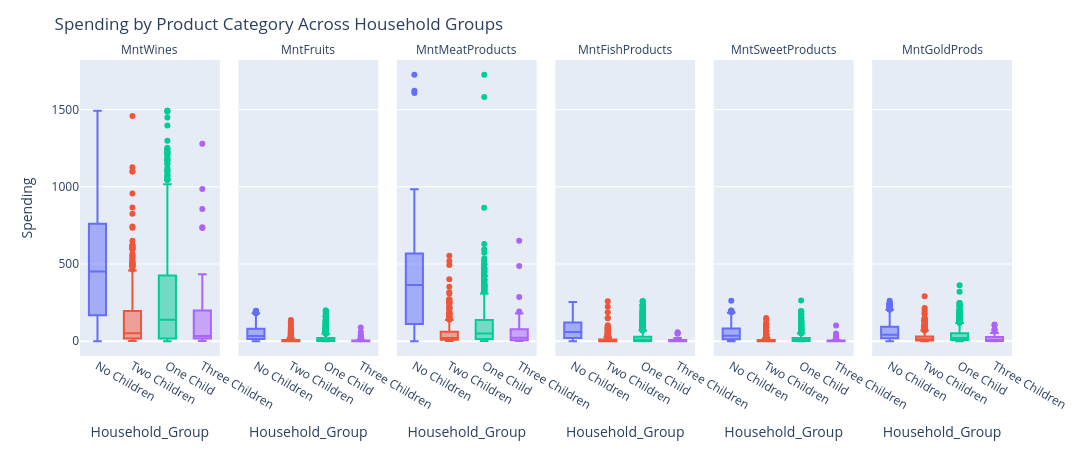

Notebook code for this chart:
### Code cell
import plotly.express as px

df_long_rq2 = df_rq2.melt(
    id_vars='Household_Group',
    value_vars=spending_cols,
    var_name='Product',
    value_name='Spending'
)

fig = px.box(
    df_long_rq2,
    x='Household_Group',
    y='Spending',
    color='Household_Group',
    facet_col='Product',
    points='outliers'
)

fig.update_layout(
    title='Spending by Product Category Across Household Groups',
    height=450,
    width=1100,
    showlegend=False
)

fig.for_each_annotation(lambda a: a.update(text=a.text.replace("Product=", "")))
fig.show()

### Figure 1 — Plotly figure (JSON) as saved in the notebook; plotly's stock layout.template omitted (floating-point values rounded to 4 significant figures; data arrays with more than 128 entries replaced by an {"elided": "..."} marker saying what was removed)
{"data": [{"alignmentgroup": "True", "boxpoints": "outliers", "hovertemplate": "Household_Group=%{x}<br>Product=MntWines<br>Spending=%{y}<extra></extra>", "legendgroup": "No Children", "marker": {"color": "#636efa"}, "name": "No Children", "notched": false, "offsetgroup": "No Children", "orientation": "v", "showlegend": true, "type": "box", "x": {"elided": "638 str values"}, "x0": " ", "xaxis": "x", "y": {"elided": "638 int values"}, "y0": " ", "yaxis": "y"}, {"alignmentgroup": "True", "boxpoints": "outliers", "hovertemplate": "Household_Group=%{x}<br>Product=MntFruits<br>Spending=%{y}<extra></extra>", "legendgroup": "No Children", "marker": {"color": "#636efa"}, "name": "No Children", "notched": false, "offsetgroup": "No Children", "orientation": "v", "showlegend": false, "type": "box", "x": {"elided": "638 str values"}, "x0": " ", "xaxis": "x2", "y": {"elided": "638 int values"}, "y0": " ", "yaxis": "y2"}, {"alignmentgroup": "True", "boxpoints": "outliers", "hovertemplate": "Household_Group=%{x}<br>Product=MntMeatProducts<br>Spending=%{y}<extra></extra>", "legendgroup": "No Children", "marker": {"color": "#636efa"}, "name": "No Children", "notched": false, "offsetgroup": "No Children", "orientation": "v", "showlegend": false, "type": "box", "x": {"elided": "638 str values"}, "x0": " ", "xaxis": "x3", "y": {"elided": "638 int values"}, "y0": " ", "yaxis": "y3"}, {"alignmentgroup": "True", "boxpoints": "outliers", "hovertemplate": "Household_Group=%{x}<br>Product=MntFishProducts<br>Spending=%{y}<extra></extra>", "legendgroup": "No Children", "marker": {"color": "#636efa"}, "name": "No Children", "notched": false, "offsetgroup": "No Children", "orientation": "v", "showlegend": false, "type": "box", "x": {"elided": "638 str values"}, "x0": " ", "xaxis": "x4", "y": {"elided": "638 int values"}, "y0": " ", "yaxis": "y4"}, {"alignmentgroup": "True", "boxpoints": "outliers", "hovertemplate": "Household_Group=%{x}<br>Product=MntSweetProducts<br>Spending=%{y}<extra></extra>", "legendgroup": "No Children", "marker": {"color": "#636efa"}, "name": "No Children", "notched": false, "offsetgroup": "No Children", "orientation": "v", "showlegend": false, "type": "box", "x": {"elided": "638 str values"}, "x0": " ", "xaxis": "x5", "y": {"elided": "638 int values"}, "y0": " ", "yaxis": "y5"}, {"alignmentgroup": "True", "boxpoints": "outliers", "hovertemplate": "Household_Group=%{x}<br>Product=MntGoldProds<br>Spending=%{y}<extra></extra>", "legendgroup": "No Children", "marker": {"color": "#636efa"}, "name": "No Children", "notched": false, "offsetgroup": "No Children", "orientation": "v", "showlegend": false, "type": "box", "x": {"elided": "638 str values"}, "x0": " ", "xaxis": "x6", "y": {"elided": "638 int values"}, "y0": " ", "yaxis": "y6"}, {"alignmentgroup": "True", "boxpoints": "outliers", "hovertemplate": "Household_Group=%{x}<br>Product=MntWines<br>Spending=%{y}<extra></extra>", "legendgroup": "Two Children", "marker": {"color": "#EF553B"}, "name": "Two Children", "notched": false, "offsetgroup": "Two Children", "orientation": "v", "showlegend": true, "type": "box", "x": {"elided": "421 str values"}, "x0": " ", "xaxis": "x", "y": {"elided": "421 int values"}, "y0": " ", "yaxis": "y"}, {"alignmentgroup": "True", "boxpoints": "outliers", "hovertemplate": "Household_Group=%{x}<br>Product=MntFruits<br>Spending=%{y}<extra></extra>", "legendgroup": "Two Children", "marker": {"color": "#EF553B"}, "name": "Two Children", "notched": false, "offsetgroup": "Two Children", "orientation": "v", "showlegend": false, "type": "box", "x": {"elided": "421 str values"}, "x0": " ", "xaxis": "x2", "y": {"elided": "421 int values"}, "y0": " ", "yaxis": "y2"}, {"alignmentgroup": "True", "boxpoints": "outliers", "hovertemplate": "Household_Group=%{x}<br>Product=MntMeatProducts<br>Spending=%{y}<extra></extra>", "legendgroup": "Two Children", "marker": {"color": "#EF553B"}, "name": "Two Children", "notched": false, "offsetgroup": "Two Children", "orientation": "v", "showlegend": false, "type": "box", "x": {"elided": "421 str values"}, "x0": " ", "xaxis": "x3", "y": {"elided": "421 int values"}, "y0": " ", "yaxis": "y3"}, {"alignmentgroup": "True", "boxpoints": "outliers", "hovertemplate": "Household_Group=%{x}<br>Product=MntFishProducts<br>Spending=%{y}<extra></extra>", "legendgroup": "Two Children", "marker": {"color": "#EF553B"}, "name": "Two Children", "notched": false, "offsetgroup": "Two Children", "orientation": "v", "showlegend": false, "type": "box", "x": {"elided": "421 str values"}, "x0": " ", "xaxis": "x4", "y": {"elided": "421 int values"}, "y0": " ", "yaxis": "y4"}, {"alignmentgroup": "True", "boxpoints": "outliers", "hovertemplate": "Household_Group=%{x}<br>Product=MntSweetProducts<br>Spending=%{y}<extra></extra>", "legendgroup": "Two Children", "marker": {"color": "#EF553B"}, "name": "Two Children", "notched": false, "offsetgroup": "Two Children", "orientation": "v", "showlegend": false, "type": "box", "x": {"elided": "421 str values"}, "x0": " ", "xaxis": "x5", "y": {"elided": "421 int values"}, "y0": " ", "yaxis": "y5"}, {"alignmentgroup": "True", "boxpoints": "outliers", "hovertemplate": "Household_Group=%{x}<br>Product=MntGoldProds<br>Spending=%{y}<extra></extra>", "legendgroup": "Two Children", "marker": {"color": "#EF553B"}, "name": "Two Children", "notched": false, "offsetgroup": "Two Children", "orientation": "v", "showlegend": false, "type": "box", "x": {"elided": "421 str values"}, "x0": " ", "xaxis": "x6", "y": {"elided": "421 int values"}, "y0": " ", "yaxis": "y6"}, {"alignmentgroup": "True", "boxpoints": "outliers", "hovertemplate": "Household_Group=%{x}<br>Product=MntWines<br>Spending=%{y}<extra></extra>", "legendgroup": "One Child", "marker": {"color": "#00cc96"}, "name": "One Child", "notched": false, "offsetgroup": "One Child", "orientation": "v", "showlegend": true, "type": "box", "x": {"elided": "1128 str values"}, "x0": " ", "xaxis": "x", "y": {"elided": "1128 int values"}, "y0": " ", "yaxis": "y"}, {"alignmentgroup": "True", "boxpoints": "outliers", "hovertemplate": "Household_Group=%{x}<br>Product=MntFruits<br>Spending=%{y}<extra></extra>", "legendgroup": "One Child", "marker": {"color": "#00cc96"}, "name": "One Child", "notched": false, "offsetgroup": "One Child", "orientation": "v", "showlegend": false, "type": "box", "x": {"elided": "1128 str values"}, "x0": " ", "xaxis": "x2", "y": {"elided": "1128 int values"}, "y0": " ", "yaxis": "y2"}, {"alignmentgroup": "True", "boxpoints": "outliers", "hovertemplate": "Household_Group=%{x}<br>Product=MntMeatProducts<br>Spending=%{y}<extra></extra>", "legendgroup": "One Child", "marker": {"color": "#00cc96"}, "name": "One Child", "notched": false, "offsetgroup": "One Child", "orientation": "v", "showlegend": false, "type": "box", "x": {"elided": "1128 str values"}, "x0": " ", "xaxis": "x3", "y": {"elided": "1128 int values"}, "y0": " ", "yaxis": "y3"}, {"alignmentgroup": "True", "boxpoints": "outliers", "hovertemplate": "Household_Group=%{x}<br>Product=MntFishProducts<br>Spending=%{y}<extra></extra>", "legendgroup": "One Child", "marker": {"color": "#00cc96"}, "name": "One Child", "notched": false, "offsetgroup": "One Child", "orientation": "v", "showlegend": false, "type": "box", "x": {"elided": "1128 str values"}, "x0": " ", "xaxis": "x4", "y": {"elided": "1128 int values"}, "y0": " ", "yaxis": "y4"}, {"alignmentgroup": "True", "boxpoints": "outliers", "hovertemplate": "Household_Group=%{x}<br>Product=MntSweetProducts<br>Spending=%{y}<extra></extra>", "legendgroup": "One Child", "marker": {"color": "#00cc96"}, "name": "One Child", "notched": false, "offsetgroup": "One Child", "orientation": "v", "showlegend": false, "type": "box", "x": {"elided": "1128 str values"}, "x0": " ", "xaxis": "x5", "y": {"elided": "1128 int values"}, "y0": " ", "yaxis": "y5"}, {"alignmentgroup": "True", "boxpoints": "outliers", "hovertemplate": "Household_Group=%{x}<br>Product=MntGoldProds<br>Spending=%{y}<extra></extra>", "legendgroup": "One Child", "marker": {"color": "#00cc96"}, "name": "One Child", "notched": false, "offsetgroup": "One Child", "orientation": "v", "showlegend": false, "type": "box", "x": {"elided": "1128 str values"}, "x0": " ", "xaxis": "x6", "y": {"elided": "1128 int values"}, "y0": " ", "yaxis": "y6"}, {"alignmentgroup": "True", "boxpoints": "outliers", "hovertemplate": "Household_Group=%{x}<br>Product=MntWines<br>Spending=%{y}<extra></extra>", "legendgroup": "Three Children", "marker": {"color": "#ab63fa"}, "name": "Three Children", "notched": false, "offsetgroup": "Three Children", "orientation": "v", "showlegend": true, "type": "box", "x": ["Three Children", "Three Children", "Three Children", "Three Children", "Three Children", "Three Children", "Three Children", "Three Children", "Three Children", "Three Children", "Three Children", "Three Children", "Three Children", "Three Children", "Three Children", "Three Children", "Three Children", "Three Children", "Three Children", "Three Children", "Three Children", "Three Children", "Three Children", "Three Children", "Three Children", "Three Children", "Three Children", "Three Children", "Three Children", "Three Children", "Three Children", "Three Children", "Three Children", "Three Children", "Three Children", "Three Children", "Three Children", "Three Children", "Three Children", "Three Children", "Three Children", "Three Children", "Three Children", "Three Children", "Three Children", "Three Children", "Three Children", "Three Children", "Three Children", "Three Children", "Three Children", "Three Children", "Three Children"], "x0": " ", "xaxis": "x", "y": [48, 856, 230, 53, 73, 8, 5, 18, 2, 12, 11, 25, 738, 33, 73, 416, 10, 164, 5, 25, 27, 14, 100, 292, 144, 28, 1279, 22, 189, 151, 59, 292, 986, 41, 28, 46, 24, 27, 347, 20, 7, 406, 14, 30, 733, 8, 68, 8, 433, 4, 24, 21, 406], "y0": " ", "yaxis": "y"}, {"alignmentgroup": "True", "boxpoints": "outliers", "hovertemplate": "Household_Group=%{x}<br>Product=MntFruits<br>Spending=%{y}<extra></extra>", "legendgroup": "Three Children", "marker": {"color": "#ab63fa"}, "name": "Three Children", "notched": false, "offsetgroup": "Three Children", "orientation": "v", "showlegend": false, "type": "box", "x": ["Three Children", "Three Children", "Three Children", "Three Children", "Three Children", "Three Children", "Three Children", "Three Children", "Three Children", "Three Children", "Three Children", "Three Children", "Three Children", "Three Children", "Three Children", "Three Children", "Three Children", "Three Children", "Three Children", "Three Children", "Three Children", "Three Children", "Three Children", "Three Children", "Three Children", "Three Children", "Three Children", "Three Children", "Three Children", "Three Children", "Three Children", "Three Children", "Three Children", "Three Children", "Three Children", "Three Children", "Three Children", "Three Children", "Three Children", "Three Children", "Three Children", "Three Children", "Three Children", "Three Children", "Three Children", "Three Children", "Three Children", "Three Children", "Three Children", "Three Children", "Three Children", "Three Children", "Three Children"], "x0": " ", "xaxis": "x2", "y": [5, 59, 42, 1, 3, 1, 0, 1, 0, 0, 0, 0, 20, 0, 3, 0, 0, 24, 1, 0, 0, 0, 1, 3, 2, 1, 15, 1, 2, 7, 0, 3, 36, 0, 9, 1, 0, 0, 0, 4, 0, 0, 0, 5, 9, 1, 1, 0, 89, 0, 4, 12, 0], "y0": " ", "yaxis": "y2"}, {"alignmentgroup": "True", "boxpoints": "outliers", "hovertemplate": "Household_Group=%{x}<br>Product=MntMeatProducts<br>Spending=%{y}<extra></extra>", "legendgroup": "Three Children", "marker": {"color": "#ab63fa"}, "name": "Three Children", "notched": false, "offsetgroup": "Three Children", "orientation": "v", "showlegend": false, "type": "box", "x": ["Three Children", "Three Children", "Three Children", "Three Children", "Three Children", "Three Children", "Three Children", "Three Children", "Three Children", "Three Children", "Three Children", "Three Children", "Three Children", "Three Children", "Three Children", "Three Children", "Three Children", "Three Children", "Three Children", "Three Children", "Three Children", "Three Children", "Three Children", "Three Children", "Three Children", "Three Children", "Three Children", "Three Children", "Three Children", "Three Children", "Three Children", "Three Children", "Three Children", "Three Children", "Three Children", "Three Children", "Three Children", "Three Children", "Three Children", "Three Children", "Three Children", "Three Children", "Three Children", "Three Children", "Three Children", "Three Children", "Three Children", "Three Children", "Three Children", "Three Children", "Three Children", "Three Children", "Three Children"], "x0": " ", "xaxis": "x3", "y": [48, 487, 192, 34, 90, 7, 3, 32, 5, 4, 4, 8, 172, 5, 90, 26, 7, 103, 13, 8, 5, 1, 39, 77, 99, 21, 287, 8, 55, 89, 11, 77, 168, 17, 37, 12, 27, 5, 35, 10, 1, 30, 3, 22, 180, 5, 13, 5, 650, 2, 22, 12, 30], "y0": " ", "yaxis": "y3"}, {"alignmentgroup": "True", "boxpoints": "outliers", "hovertemplate": "Household_Group=%{x}<br>Product=MntFishProducts<br>Spending=%{y}<extra></extra>", "legendgroup": "Three Children", "marker": {"color": "#ab63fa"}, "name": "Three Children", "notched": false, "offsetgroup": "Three Children", "orientation": "v", "showlegend": false, "type": "box", "x": ["Three Children", "Three Children", "Three Children", "Three Children", "Three Children", "Three Children", "Three Children", "Three Children", "Three Children", "Three Children", "Three Children", "Three Children", "Three Children", "Three Children", "Three Children", "Three Children", "Three Children", "Three Children", "Three Children", "Three Children", "Three Children", "Three Children", "Three Children", "Three Children", "Three Children", "Three Children", "Three Children", "Three Children", "Three Children", "Three Children", "Three Children", "Three Children", "Three Children", "Three Children", "Three Children", "Three Children", "Three Children", "Three Children", "Three Children", "Three Children", "Three Children", "Three Children", "Three Children", "Three Children", "Three Children", "Three Children", "Three Children", "Three Children", "Three Children", "Three Children", "Three Children", "Three Children", "Three Children"], "x0": " ", "xaxis": "x4", "y": [6, 58, 49, 2, 12, 2, 0, 6, 2, 0, 0, 2, 52, 0, 12, 0, 2, 12, 3, 2, 0, 0, 6, 10, 7, 3, 20, 2, 0, 0, 4, 10, 16, 3, 12, 3, 8, 0, 4, 6, 0, 0, 0, 8, 12, 0, 3, 0, 16, 0, 0, 0, 0], "y0": " ", "yaxis": "y4"}, {"alignmentgroup": "True", "boxpoints": "outliers", "hovertemplate": "Household_Group=%{x}<br>Product=MntSweetProducts<br>Spending=%{y}<extra></extra>", "legendgroup": "Three Children", "marker": {"color": "#ab63fa"}, "name": "Three Children", "notched": false, "offsetgroup": "Three Children", "orientation": "v", "showlegend": false, "type": "box", "x": ["Three Children", "Three Children", "Three Children", "Three Children", "Three Children", "Three Children", "Three Children", "Three Children", "Three Children", "Three Children", "Three Children", "Three Children", "Three Children", "Three Children", "Three Children", "Three Children", "Three Children", "Three Children", "Three Children", "Three Children", "Three Children", "Three Children", "Three Children", "Three Children", "Three Children", "Three Children", "Three Children", "Three Children", "Three Children", "Three Children", "Three Children", "Three Children", "Three Children", "Three Children", "Three Children", "Three Children", "Three Children", "Three Children", "Three Children", "Three Children", "Three Children", "Three Children", "Three Children", "Three Children", "Three Children", "Three Children", "Three Children", "Three Children", "Three Children", "Three Children", "Three Children", "Three Children", "Three Children"], "x0": " ", "xaxis": "x5", "y": [10, 29, 37, 0, 1, 0, 0, 3, 0, 0, 0, 0, 50, 0, 1, 0, 0, 3, 5, 0, 0, 0, 1, 3, 2, 0, 0, 1, 5, 7, 2, 3, 0, 1, 7, 0, 30, 0, 3, 4, 0, 0, 0, 9, 19, 0, 5, 3, 102, 0, 2, 3, 0], "y0": " ", "yaxis": "y5"}, {"alignmentgroup": "True", "boxpoints": "outliers", "hovertemplate": "Household_Group=%{x}<br>Product=MntGoldProds<br>Spending=%{y}<extra></extra>", "legendgroup": "Three Children", "marker": {"color": "#ab63fa"}, "name": "Three Children", "notched": false, "offsetgroup": "Three Children", "orientation": "v", "showlegend": false, "type": "box", "x": ["Three Children", "Three Children", "Three Children", "Three Children", "Three Children", "Three Children", "Three Children", "Three Children", "Three Children", "Three Children", "Three Children", "Three Children", "Three Children", "Three Children", "Three Children", "Three Children", "Three Children", "Three Children", "Three Children", "Three Children", "Three Children", "Three Children", "Three Children", "Three Children", "Three Children", "Three Children", "Three Children", "Three Children", "Three Children", "Three Children", "Three Children", "Three Children", "Three Children", "Three Children", "Three Children", "Three Children", "Three Children", "Three Children", "Three Children", "Three Children", "Three Children", "Three Children", "Three Children", "Three Children", "Three Children", "Three Children", "Three Children", "Three Children", "Three Children", "Three Children", "Three Children", "Three Children", "Three Children"], "x0": " ", "xaxis": "x6", "y": [7, 73, 53, 16, 32, 0, 5, 28, 1, 1, 2, 2, 20, 0, 32, 4, 1, 42, 1, 2, 3, 1, 76, 26, 30, 10, 15, 2, 12, 28, 5, 26, 108, 16, 13, 9, 10, 3, 7, 17, 0, 8, 1, 28, 66, 1, 13, 6, 102, 2, 9, 3, 8], "y0": " ", "yaxis": "y6"}], "layout": {"annotations": [{"font": {}, "showarrow": false, "text": "MntWines", "x": 0.075, "xanchor": "center", "xref": "paper", "y": 1, "yanchor": "bottom", "yref": "paper"}, {"font": {}, "showarrow": false, "text": "MntFruits", "x": 0.245, "xanchor": "center", "xref": "paper", "y": 1, "yanchor": "bottom", "yref": "paper"}, {"font": {}, "showarrow": false, "text": "MntMeatProducts", "x": 0.415, "xanchor": "center", "xref": "paper", "y": 1, "yanchor": "bottom", "yref": "paper"}, {"font": {}, "showarrow": false, "text": "MntFishProducts", "x": 0.585, "xanchor": "center", "xref": "paper", "y": 1, "yanchor": "bottom", "yref": "paper"}, {"font": {}, "showarrow": false, "text": "MntSweetProducts", "x": 0.755, "xanchor": "center", "xref": "paper", "y": 1, "yanchor": "bottom", "yref": "paper"}, {"font": {}, "showarrow": false, "text": "MntGoldProds", "x": 0.925, "xanchor": "center", "xref": "paper", "y": 1, "yanchor": "bottom", "yref": "paper"}], "boxmode": "overlay", "height": 450, "legend": {"title": {"text": "Household_Group"}, "tracegroupgap": 0}, "margin": {"t": 60}, "showlegend": false, "title": {"text": "Spending by Product Category Across Household Groups"}, "width": 1100, "xaxis": {"anchor": "y", "categoryarray": ["No Children", "Two Children", "One Child", "Three Children"], "categoryorder": "array", "domain": [0, 0.15], "title": {"text": "Household_Group"}}, "xaxis2": {"anchor": "y2", "categoryarray": ["No Children", "Two Children", "One Child", "Three Children"], "categoryorder": "array", "domain": [0.17, 0.32], "matches": "x", "title": {"text": "Household_Group"}}, "xaxis3": {"anchor": "y3", "categoryarray": ["No Children", "Two Children", "One Child", "Three Children"], "categoryorder": "array", "domain": [0.34, 0.49], "matches": "x", "title": {"text": "Household_Group"}}, "xaxis4": {"anchor": "y4", "categoryarray": ["No Children", "Two Children", "One Child", "Three Children"], "categoryorder": "array", "domain": [0.51, 0.66], "matches": "x", "title": {"text": "Household_Group"}}, "xaxis5": {"anchor": "y5", "categoryarray": ["No Children", "Two Children", "One Child", "Three Children"], "categoryorder": "array", "domain": [0.68, 0.83], "matches": "x", "title": {"text": "Household_Group"}}, "xaxis6": {"anchor": "y6", "categoryarray": ["No Children", "Two Children", "One Child", "Three Children"], "categoryorder": "array", "domain": [0.85, 1], "matches": "x", "title": {"text": "Household_Group"}}, "yaxis": {"anchor": "x", "domain": [0, 1], "title": {"text": "Spending"}}, "yaxis2": {"anchor": "x2", "domain": [0, 1], "matches": "y", "showticklabels": false}, "yaxis3": {"anchor": "x3", "domain": [0, 1], "matches": "y", "showticklabels": false}, "yaxis4": {"anchor": "x4", "domain": [0, 1], "matches": "y", "showticklabels": false}, "yaxis5": {"anchor": "x5", "domain": [0, 1], "matches": "y", "showticklabels": false}, "yaxis6": {"anchor": "x6", "domain": [0, 1], "matches": "y", "showticklabels": false}}}
